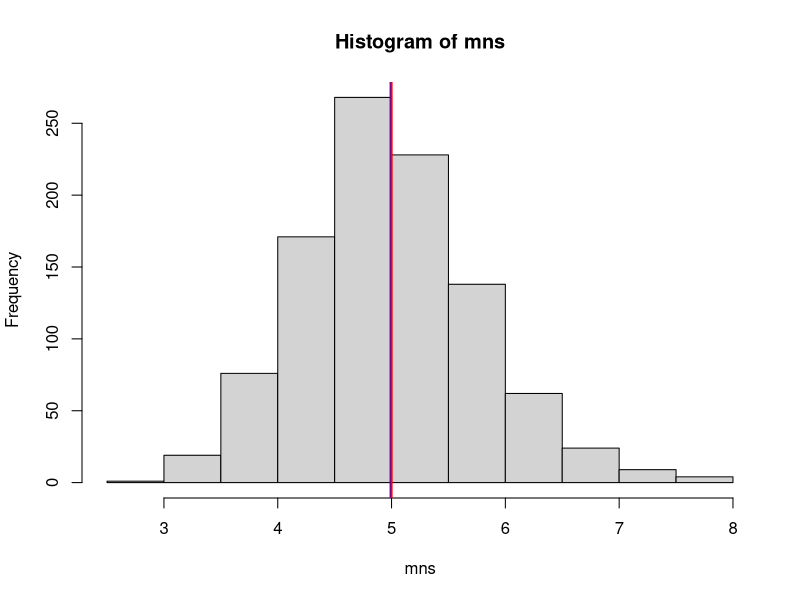
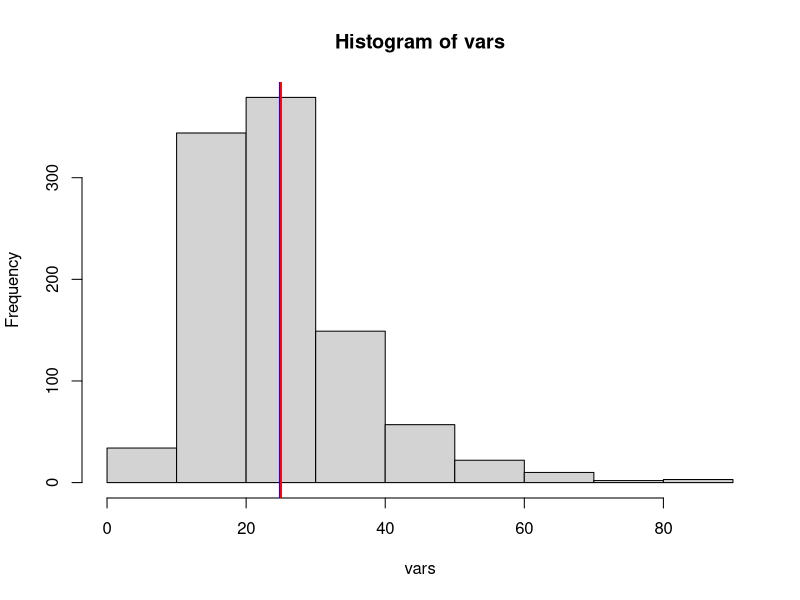
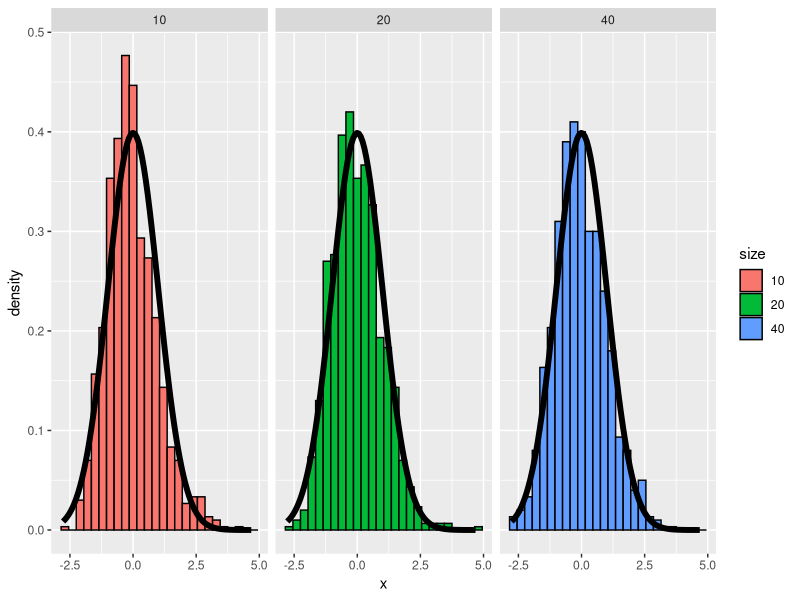

These figures' R source, in order:
## ---- chunk 1
mns = NULL
lambda <- 0.2
n <- 1000
for (i in 1 : n) mns = c(mns, mean(rexp(40, lambda)))
## ---- chunk 2
sample.mean <- mean(mns)
sample.mean
## ---- chunk 3
theoretical.mean <- 1/lambda
theoretical.mean
## ---- chunk 4
abs(sample.mean - theoretical.mean) / theoretical.mean
## ---- chunk 5
hist(mns)
abline(v = sample.mean, col = "blue", lwd = 2)
abline(v = theoretical.mean, col = "red", lwd = 2)
## ---- chunk 6
vars = NULL
for (i in 1 : 1000) vars = c(vars, var(rexp(40, lambda)))
sample.var <- mean(vars)
sample.var
## ---- chunk 7
theoretical.var <- (1/lambda)^2
theoretical.var
## ---- chunk 8
abs(sample.var - theoretical.var) / theoretical.var
## ---- chunk 9
hist(vars)
abline(v = sample.var, col = "blue", lwd = 2)
abline(v = theoretical.var, col = "red", lwd = 2)
## ---- chunk 10
library("ggplot2")
## ---- chunk 11
nosim <- 1000
cfunc <- function(x, n) sqrt(n) * (mean(x) - theoretical.mean) / sqrt(theoretical.var) 
dat <- data.frame(
  x = c(apply(matrix(rexp(nosim * 10, lambda), nosim), 1, cfunc, 10),
        apply(matrix(rexp(nosim * 20, lambda), nosim), 1, cfunc, 20),
        apply(matrix(rexp(nosim * 40, lambda), nosim), 1, cfunc, 40)),
  size = factor(rep(c(10, 20, 40), rep(nosim, 3))))
g <- ggplot(dat, aes(x = x, fill = size)) + 
  geom_histogram(binwidth=.3, colour = "black", aes(y = ..density..)) 
g <- g + stat_function(fun = dnorm, size = 2)
g + facet_grid(. ~ size)
